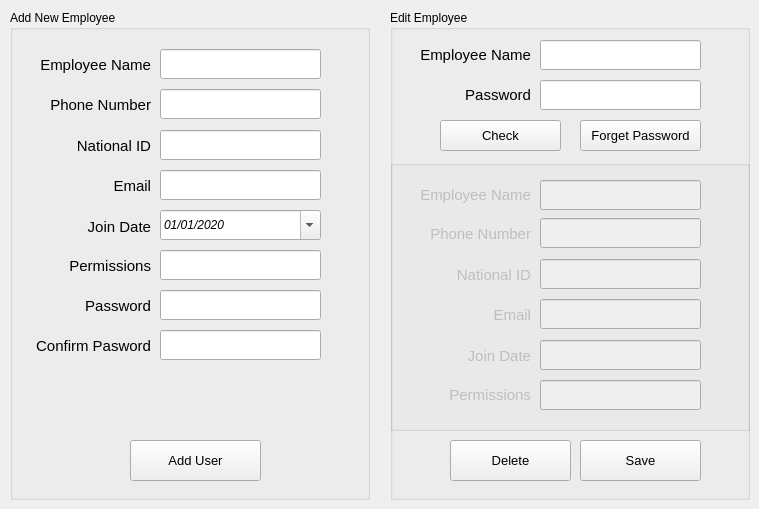
      <widget class="QWidget" name="tab_5">
       <attribute name="title">
        <string>Add and Edit</string>
       </attribute>
       <widget class="QGroupBox" name="groupBox_5">
        <property name="geometry">
         <rect>
          <x>390</x>
          <y>10</y>
          <width>360</width>
          <height>490</height>
         </rect>
        </property>
        <property name="title">
         <string>Edit Employee</string>
        </property>
        <widget class="QLineEdit" name="lineEdit_91">
         <property name="geometry">
          <rect>
           <x>150</x>
           <y>30</y>
           <width>161</width>
           <height>30</height>
          </rect>
         </property>
         <property name="font">
          <font>
           <family>Segoe UI</family>
           <pointsize>11</pointsize>
           <italic>true</italic>
          </font>
         </property>
        </widget>
        <widget class="QPushButton" name="pushButton_50">
         <property name="geometry">
          <rect>
           <x>50</x>
           <y>110</y>
           <width>121</width>
           <height>31</height>
          </rect>
         </property>
         <property name="font">
          <font>
           <family>Segoe UI</family>
           <pointsize>10</pointsize>
          </font>
         </property>
         <property name="text">
          <string>Check</string>
         </property>
        </widget>
        <widget class="QPushButton" name="pushButton_54">
         <property name="geometry">
          <rect>
           <x>60</x>
           <y>430</y>
           <width>121</width>
           <height>41</height>
          </rect>
         </property>
         <property name="font">
          <font>
           <family>Segoe UI</family>
           <pointsize>10</pointsize>
           <weight>50</weight>
           <italic>false</italic>
           <bold>false</bold>
          </font>
         </property>
         <property name="text">
          <string>Delete</string>
         </property>
        </widget>
        <widget class="QPushButton" name="pushButton_48">
         <property name="geometry">
          <rect>
           <x>190</x>
           <y>430</y>
           <width>121</width>
           <height>41</height>
          </rect>
         </property>
         <property name="font">
          <font>
           <family>Segoe UI</family>
           <pointsize>10</pointsize>
           <weight>50</weight>
           <italic>false</italic>
           <bold>false</bold>
          </font>
         </property>
         <property name="text">
          <string>Save</string>
         </property>
        </widget>
        <widget class="QPushButton" name="pushButton_55">
         <property name="geometry">
          <rect>
           <x>190</x>
           <y>110</y>
           <width>121</width>
           <height>31</height>
          </rect>
         </property>
         <property name="font">
          <font>
           <family>Segoe UI</family>
           <pointsize>10</pointsize>
          </font>
         </property>
         <property name="text">
          <string>Forget Password</string>
         </property>
        </widget>
        <widget class="QLineEdit" name="lineEdit_105">
         <property name="geometry">
          <rect>
           <x>150</x>
           <y>70</y>
           <width>161</width>
           <height>30</height>
          </rect>
         </property>
         <property name="font">
          <font>
           <family>Segoe UI</family>
           <pointsize>11</pointsize>
           <italic>true</italic>
          </font>
         </property>
        </widget>
        <widget class="QGroupBox" name="groupBox_12">
         <property name="enabled">
          <bool>false</bool>
         </property>
         <property name="geometry">
          <rect>
           <x>0</x>
           <y>150</y>
           <width>360</width>
           <height>271</height>
          </rect>
         </property>
         <property name="title">
          <string/>
         </property>
         <widget class="QLabel" name="label_114">
          <property name="geometry">
           <rect>
            <x>90</x>
            <y>140</y>
            <width>51</width>
            <height>30</height>
           </rect>
          </property>
          <property name="font">
           <font>
            <family>Segoe UI</family>
            <pointsize>11</pointsize>
           </font>
          </property>
          <property name="text">
           <string>Email</string>
          </property>
          <property name="alignment">
           <set>Qt::AlignRight|Qt::AlignTrailing|Qt::AlignVCenter</set>
          </property>
         </widget>
         <widget class="QLineEdit" name="lineEdit_101">
          <property name="geometry">
           <rect>
            <x>150</x>
            <y>180</y>
            <width>161</width>
            <height>30</height>
           </rect>
          </property>
          <property name="font">
           <font>
            <family>Segoe UI</family>
            <pointsize>11</pointsize>
           </font>
          </property>
         </widget>
         <widget class="QLineEdit" name="lineEdit_102">
          <property name="geometry">
           <rect>
            <x>150</x>
            <y>20</y>
            <width>161</width>
            <height>30</height>
           </rect>
          </property>
          <property name="font">
           <font>
            <family>Segoe UI</family>
            <pointsize>11</pointsize>
           </font>
          </property>
         </widget>
         <widget class="QLineEdit" name="lineEdit_88">
          <property name="geometry">
           <rect>
            <x>150</x>
            <y>58</y>
            <width>161</width>
            <height>30</height>
           </rect>
          </property>
          <property name="font">
           <font>
            <family>Segoe UI</family>
            <pointsize>11</pointsize>
           </font>
          </property>
         </widget>
         <widget class="QLineEdit" name="lineEdit_90">
          <property name="geometry">
           <rect>
            <x>150</x>
            <y>139</y>
            <width>161</width>
            <height>30</height>
           </rect>
          </property>
          <property name="font">
           <font>
            <family>Segoe UI</family>
            <pointsize>11</pointsize>
           </font>
          </property>
         </widget>
         <widget class="QLineEdit" name="lineEdit_98">
          <property name="geometry">
           <rect>
            <x>150</x>
            <y>99</y>
            <width>161</width>
            <height>30</height>
           </rect>
          </property>
          <property name="font">
           <font>
            <family>Segoe UI</family>
            <pointsize>11</pointsize>
           </font>
          </property>
         </widget>
         <widget class="QLabel" name="label_115">
          <property name="geometry">
           <rect>
            <x>20</x>
            <y>20</y>
            <width>121</width>
            <height>30</height>
           </rect>
          </property>
          <property name="font">
           <font>
            <family>Segoe UI</family>
            <pointsize>11</pointsize>
           </font>
          </property>
          <property name="text">
           <string>Employee Name</string>
          </property>
          <property name="alignment">
           <set>Qt::AlignRight|Qt::AlignTrailing|Qt::AlignVCenter</set>
          </property>
         </widget>
         <widget class="QLineEdit" name="lineEdit_100">
          <property name="geometry">
           <rect>
            <x>150</x>
            <y>220</y>
            <width>161</width>
            <height>30</height>
           </rect>
          </property>
          <property name="font">
           <font>
            <family>Segoe UI</family>
            <pointsize>11</pointsize>
           </font>
          </property>
         </widget>
         <widget class="QLabel" name="label_112">
          <property name="geometry">
           <rect>
            <x>20</x>
            <y>59</y>
            <width>121</width>
            <height>30</height>
           </rect>
          </property>
          <property name="font">
           <font>
            <family>Segoe UI</family>
            <pointsize>11</pointsize>
           </font>
          </property>
          <property name="text">
           <string>Phone Number</string>
          </property>
          <property name="alignment">
           <set>Qt::AlignRight|Qt::AlignTrailing|Qt::AlignVCenter</set>
          </property>
         </widget>
         <widget class="QLabel" name="label_125">
          <property name="geometry">
           <rect>
            <x>20</x>
            <y>100</y>
            <width>121</width>
            <height>30</height>
           </rect>
          </property>
          <property name="font">
           <font>
            <family>Segoe UI</family>
            <pointsize>11</pointsize>
           </font>
          </property>
          <property name="text">
           <string>National ID</string>
          </property>
          <property name="alignment">
           <set>Qt::AlignRight|Qt::AlignTrailing|Qt::AlignVCenter</set>
          </property>
         </widget>
         <widget class="QLabel" name="label_113">
          <property name="geometry">
           <rect>
            <x>60</x>
            <y>181</y>
            <width>81</width>
            <height>30</height>
           </rect>
          </property>
          <property name="font">
           <font>
            <family>Segoe UI</family>
            <pointsize>11</pointsize>
           </font>
          </property>
          <property name="text">
           <string>Join Date</string>
          </property>
          <property name="alignment">
           <set>Qt::AlignRight|Qt::AlignTrailing|Qt::AlignVCenter</set>
          </property>
         </widget>
         <widget class="QLabel" name="label_116">
          <property name="geometry">
           <rect>
            <x>50</x>
            <y>220</y>
            <width>91</width>
            <height>30</height>
           </rect>
          </property>
          <property name="font">
           <font>
            <family>Segoe UI</family>
            <pointsize>11</pointsize>
           </font>
          </property>
          <property name="text">
           <string>Permissions</string>
          </property>
          <property name="alignment">
           <set>Qt::AlignRight|Qt::AlignTrailing|Qt::AlignVCenter</set>
          </property>
         </widget>
        </widget>
        <widget class="QLabel" name="label_126">
         <property name="geometry">
          <rect>
           <x>20</x>
           <y>30</y>
           <width>121</width>
           <height>30</height>
          </rect>
         </property>
         <property name="font">
          <font>
           <family>Segoe UI</family>
           <pointsize>11</pointsize>
          </font>
         </property>
         <property name="text">
          <string>Employee Name</string>
         </property>
         <property name="alignment">
          <set>Qt::AlignRight|Qt::AlignTrailing|Qt::AlignVCenter</set>
         </property>
        </widget>
        <widget class="QLabel" name="label_127">
         <property name="geometry">
          <rect>
           <x>70</x>
           <y>70</y>
           <width>71</width>
           <height>30</height>
          </rect>
         </property>
         <property name="font">
          <font>
           <family>Segoe UI</family>
           <pointsize>11</pointsize>
          </font>
         </property>
         <property name="text">
          <string>Password</string>
         </property>
         <property name="alignment">
          <set>Qt::AlignRight|Qt::AlignTrailing|Qt::AlignVCenter</set>
         </property>
        </widget>
       </widget>
       <widget class="QGroupBox" name="groupBox_6">
        <property name="geometry">
         <rect>
          <x>10</x>
          <y>10</y>
          <width>360</width>
          <height>490</height>
         </rect>
        </property>
        <property name="title">
         <string>Add New Employee</string>
        </property>
        <widget class="QPushButton" name="pushButton_49">
         <property name="geometry">
          <rect>
           <x>120</x>
           <y>430</y>
           <width>131</width>
           <height>41</height>
          </rect>
         </property>
         <property name="font">
          <font>
           <family>Segoe UI</family>
           <pointsize>10</pointsize>
          </font>
         </property>
         <property name="text">
          <string>Add User</string>
         </property>
        </widget>
        <widget class="QLabel" name="label_117">
         <property name="geometry">
          <rect>
           <x>70</x>
           <y>281</y>
           <width>71</width>
           <height>30</height>
          </rect>
         </property>
         <property name="font">
          <font>
           <family>Segoe UI</family>
           <pointsize>11</pointsize>
          </font>
         </property>
         <property name="text">
          <string>Password</string>
         </property>
         <property name="alignment">
          <set>Qt::AlignRight|Qt::AlignTrailing|Qt::AlignVCenter</set>
         </property>
        </widget>
        <widget class="QLabel" name="label_118">
         <property name="geometry">
          <rect>
           <x>10</x>
           <y>321</y>
           <width>131</width>
           <height>30</height>
          </rect>
         </property>
         <property name="font">
          <font>
           <family>Segoe UI</family>
           <pointsize>11</pointsize>
          </font>
         </property>
         <property name="text">
          <string>Confirm Pasword</string>
         </property>
         <property name="alignment">
          <set>Qt::AlignRight|Qt::AlignTrailing|Qt::AlignVCenter</set>
         </property>
        </widget>
        <widget class="QLabel" name="label_119">
         <property name="geometry">
          <rect>
           <x>20</x>
           <y>80</y>
           <width>121</width>
           <height>30</height>
          </rect>
         </property>
         <property name="font">
          <font>
           <family>Segoe UI</family>
           <pointsize>11</pointsize>
          </font>
         </property>
         <property name="text">
          <string>Phone Number</string>
         </property>
         <property name="alignment">
          <set>Qt::AlignRight|Qt::AlignTrailing|Qt::AlignVCenter</set>
         </property>
        </widget>
        <widget class="QLabel" name="label_120">
         <property name="geometry">
          <rect>
           <x>60</x>
           <y>202</y>
           <width>81</width>
           <height>30</height>
          </rect>
         </property>
         <property name="font">
          <font>
           <family>Segoe UI</family>
           <pointsize>11</pointsize>
          </font>
         </property>
         <property name="text">
          <string>Join Date</string>
         </property>
         <property name="alignment">
          <set>Qt::AlignRight|Qt::AlignTrailing|Qt::AlignVCenter</set>
         </property>
        </widget>
        <widget class="QLabel" name="label_121">
         <property name="geometry">
          <rect>
           <x>90</x>
           <y>161</y>
           <width>51</width>
           <height>30</height>
          </rect>
         </property>
         <property name="font">
          <font>
           <family>Segoe UI</family>
           <pointsize>11</pointsize>
          </font>
         </property>
         <property name="text">
          <string>Email</string>
         </property>
         <property name="alignment">
          <set>Qt::AlignRight|Qt::AlignTrailing|Qt::AlignVCenter</set>
         </property>
        </widget>
        <widget class="QLineEdit" name="lineEdit_92">
         <property name="geometry">
          <rect>
           <x>150</x>
           <y>280</y>
           <width>161</width>
           <height>30</height>
          </rect>
         </property>
         <property name="font">
          <font>
           <family>Segoe UI</family>
           <pointsize>11</pointsize>
          </font>
         </property>
         <property name="echoMode">
          <enum>QLineEdit::Password</enum>
         </property>
        </widget>
        <widget class="QLabel" name="label_122">
         <property name="geometry">
          <rect>
           <x>20</x>
           <y>40</y>
           <width>121</width>
           <height>30</height>
          </rect>
         </property>
         <property name="font">
          <font>
           <family>Segoe UI</family>
           <pointsize>11</pointsize>
          </font>
         </property>
         <property name="text">
          <string>Employee Name</string>
         </property>
         <property name="alignment">
          <set>Qt::AlignRight|Qt::AlignTrailing|Qt::AlignVCenter</set>
         </property>
        </widget>
        <widget class="QLabel" name="label_123">
         <property name="geometry">
          <rect>
           <x>50</x>
           <y>241</y>
           <width>91</width>
           <height>30</height>
          </rect>
         </property>
         <property name="font">
          <font>
           <family>Segoe UI</family>
           <pointsize>11</pointsize>
          </font>
         </property>
         <property name="text">
          <string>Permissions</string>
         </property>
         <property name="alignment">
          <set>Qt::AlignRight|Qt::AlignTrailing|Qt::AlignVCenter</set>
         </property>
        </widget>
        <widget class="QLineEdit" name="lineEdit_93">
         <property name="geometry">
          <rect>
           <x>150</x>
           <y>79</y>
           <width>161</width>
           <height>30</height>
          </rect>
         </property>
         <property name="font">
          <font>
           <family>Segoe UI</family>
           <pointsize>11</pointsize>
          </font>
         </property>
        </widget>
        <widget class="QLineEdit" name="lineEdit_94">
         <property name="geometry">
          <rect>
           <x>150</x>
           <y>320</y>
           <width>161</width>
           <height>30</height>
          </rect>
         </property>
         <property name="font">
          <font>
           <family>Segoe UI</family>
           <pointsize>11</pointsize>
          </font>
         </property>
         <property name="echoMode">
          <enum>QLineEdit::Password</enum>
         </property>
        </widget>
        <widget class="QLineEdit" name="lineEdit_95">
         <property name="geometry">
          <rect>
           <x>150</x>
           <y>160</y>
           <width>161</width>
           <height>30</height>
          </rect>
         </property>
         <property name="font">
          <font>
           <family>Segoe UI</family>
           <pointsize>11</pointsize>
          </font>
         </property>
        </widget>
        <widget class="QLineEdit" name="lineEdit_96">
         <property name="geometry">
          <rect>
           <x>150</x>
           <y>39</y>
           <width>161</width>
           <height>30</height>
          </rect>
         </property>
         <property name="font">
          <font>
           <family>Segoe UI</family>
           <pointsize>11</pointsize>
          </font>
         </property>
        </widget>
        <widget class="QLabel" name="label_124">
         <property name="geometry">
          <rect>
           <x>20</x>
           <y>121</y>
           <width>121</width>
           <height>30</height>
          </rect>
         </property>
         <property name="font">
          <font>
           <family>Segoe UI</family>
           <pointsize>11</pointsize>
          </font>
         </property>
         <property name="text">
          <string>National ID</string>
         </property>
         <property name="alignment">
          <set>Qt::AlignRight|Qt::AlignTrailing|Qt::AlignVCenter</set>
         </property>
        </widget>
        <widget class="QLineEdit" name="lineEdit_97">
         <property name="geometry">
          <rect>
           <x>150</x>
           <y>120</y>
           <width>161</width>
           <height>30</height>
          </rect>
         </property>
         <property name="font">
          <font>
           <family>Segoe UI</family>
           <pointsize>11</pointsize>
          </font>
         </property>
        </widget>
        <widget class="QDateEdit" name="dateEdit_4">
         <property name="geometry">
          <rect>
           <x>150</x>
           <y>200</y>
           <width>161</width>
           <height>30</height>
          </rect>
         </property>
         <property name="font">
          <font>
           <family>Segoe UI</family>
           <italic>true</italic>
          </font>
         </property>
         <property name="dateTime">
          <datetime>
           <hour>0</hour>
           <minute>0</minute>
           <second>0</second>
           <year>2020</year>
           <month>1</month>
           <day>1</day>
          </datetime>
         </property>
         <property name="displayFormat">
          <string>MM/dd/yyyy</string>
         </property>
         <property name="calendarPopup">
          <bool>true</bool>
         </property>
         <property name="timeSpec">
          <enum>Qt::TimeZone</enum>
         </property>
        </widget>
        <widget class="QLineEdit" name="lineEdit_99">
         <property name="geometry">
          <rect>
           <x>150</x>
           <y>240</y>
           <width>161</width>
           <height>30</height>
          </rect>
         </property>
         <property name="font">
          <font>
           <family>Segoe UI</family>
           <pointsize>11</pointsize>
          </font>
         </property>
        </widget>
        <zorder>pushButton_49</zorder>
        <zorder>label_117</zorder>
        <zorder>label_118</zorder>
        <zorder>label_119</zorder>
        <zorder>label_120</zorder>
        <zorder>label_121</zorder>
        <zorder>lineEdit_92</zorder>
        <zorder>label_122</zorder>
        <zorder>label_123</zorder>
        <zorder>lineEdit_94</zorder>
        <zorder>lineEdit_95</zorder>
        <zorder>lineEdit_96</zorder>
        <zorder>lineEdit_93</zorder>
        <zorder>label_124</zorder>
        <zorder>lineEdit_97</zorder>
        <zorder>dateEdit_4</zorder>
        <zorder>lineEdit_99</zorder>
       </widget>
      </widget>
